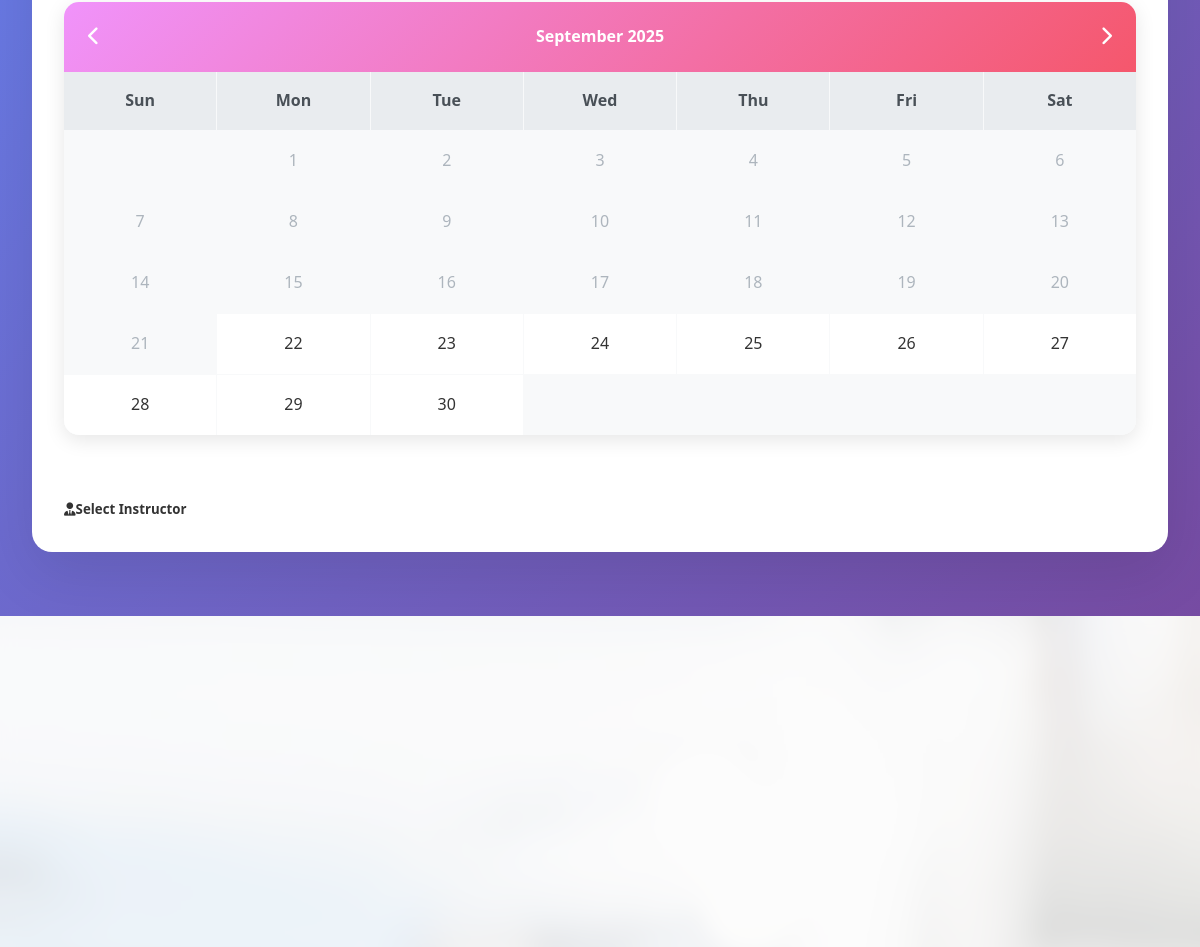
The page /student/booking/ (signed in, middle part) on the database as committed earlier.
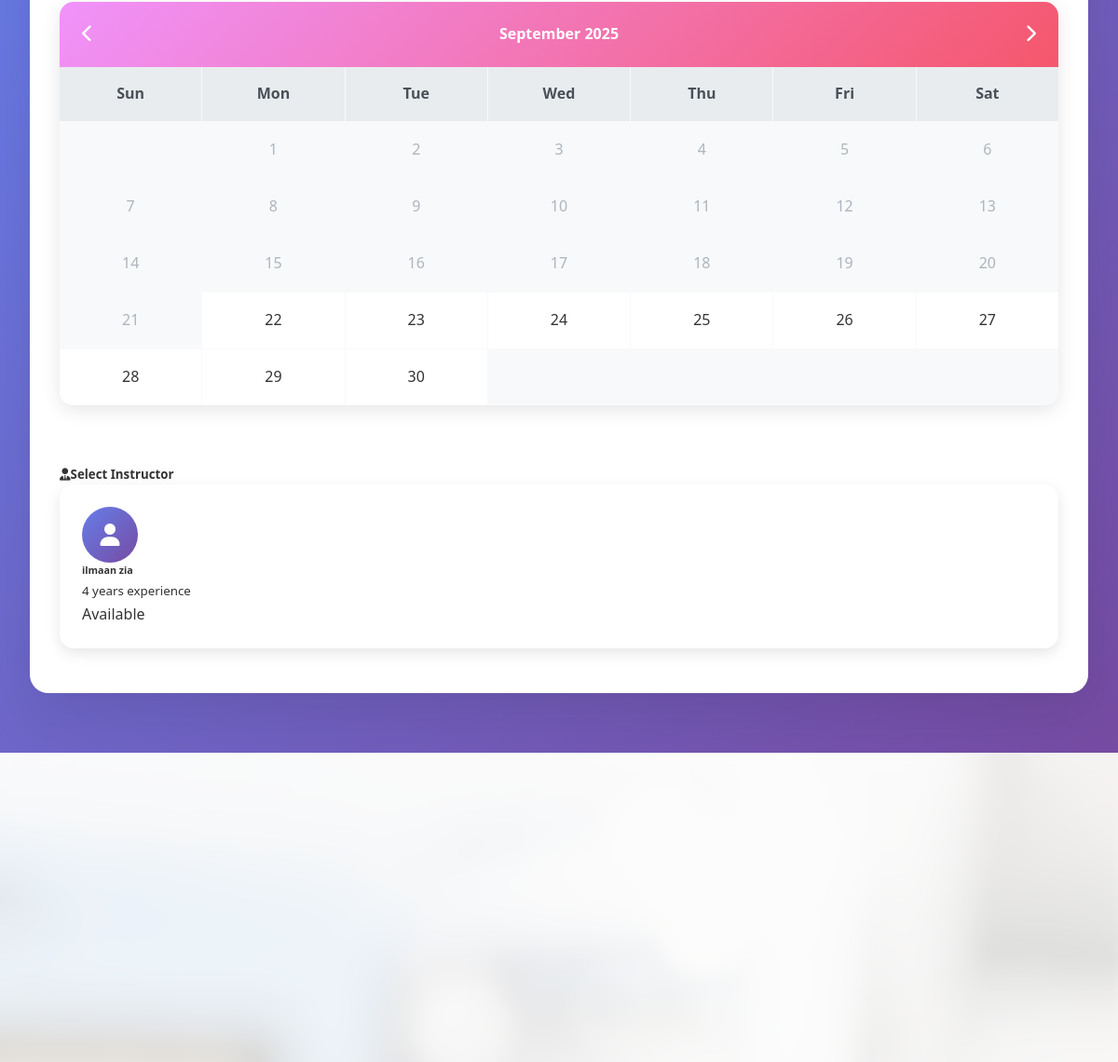
The same page on the database as committed later.
### drivingschool/models.py (models this page shows, shortened)
class Instructor(models.Model):
    user = models.OneToOneField(User, on_delete=models.CASCADE)
    phone = models.CharField(max_length=15)
    bio = models.TextField()
    experience_years = models.IntegerField(default=2)
    rating = models.FloatField(default=5.0)
    is_available = models.BooleanField(default=True)
    photo = models.ImageField(upload_to='instructors/', null=True, blank=True)
    @property
    def experience(self):
        return self.experience_years

### drivingschool/views.py (the view)
# urls.py: path('student/booking/', views.booking_page, name='booking_page'),
@login_required
@user_passes_test(is_student)
def booking_page(request):
    instructors = Instructor.objects.filter(is_available=True)
    return render(request, 'booking.html', {'instructors': instructors})

### drivingschool/views.py (called while the page is built)
def is_student(user):
    return hasattr(user, 'student')

### templates/booking.html (shortened to what this page needs)
{% extends 'base.html' %}
{% load static %}
{% block content %}
<div class="booking-container">
    <div class="container">
        <div class="row justify-content-center">
            <div class="col-lg-10">
                <div class="booking-card">
                    <div class="row">
                        <div class="col-lg-8">
                            <div class="calendar-container">
                                <div class="calendar">
                                    <div class="calendar-header">
                                        <button class="calendar-nav" id="prevMonth">
                                            <i class="fas fa-chevron-left"></i>
                                        </button>
                                        <h4 id="currentMonth">January 2024</h4>
                                        <button class="calendar-nav" id="nextMonth">
                                            <i class="fas fa-chevron-right"></i>
                                        </button>
                                    </div>
                                    <div class="calendar-grid" id="calendarGrid">
                                    </div>
                                </div>
                            </div>
                        </div>
                        <div class="col-lg-4">
                            <div class="calendar-container">
                                <h5 class="mb-3"><i class="fas fa-user-tie me-2"></i>Select Instructor</h5>
                                <div id="instructorsList">
                                    {% for instructor in instructors %}
                                    <div class="instructor-card" data-instructor-id="{{ instructor.id }}">
                                        <div class="d-flex align-items-center">
                                            <div class="instructor-avatar">
                                                <i class="fas fa-user"></i>
                                            </div>
                                            <div>
                                                <h6 class="mb-1">{{ instructor.user.get_full_name }}</h6>
                                                <small class="text-muted">{{ instructor.experience }} years experience</small>
                                                <div class="mt-1">
                                                    <span class="badge bg-success">Available</span>
                                                </div>
                                            </div>
                                        </div>
                                    </div>
                                    {% endfor %}
                                </div>
                            </div>
                        </div>
                    </div>
                </div>
            </div>
        </div>
    </div>
</div>
{% endblock %}

### templates/base.html (shortened to what this page needs)
{% load static %}
<!DOCTYPE html>
<html lang="en">
<head>
  <link rel="stylesheet" href="https://cdnjs.cloudflare.com/ajax/libs/font-awesome/6.4.0/css/all.min.css"/>
  <link rel="stylesheet" href="{% static 'css/style1.css' %}"/>
</head>
<body>
    {% block content %}{% endblock %}
    {% block about %}
    <section class="about" id="about" style="position: relative; background-image: url('{% static "images/driving1.jpg" %}'); background-size: cover; background-position: center; background-attachment: fixed;">
        <div style="content: ''; position: absolute; top: 0; left: 0; right: 0; bottom: 0; background: rgba(255, 255, 255, 0.85); backdrop-filter: blur(8px); -webkit-backdrop-filter: blur(8px); z-index: 1;"></div>
        <div class="container" style="position: relative; z-index: 2;">
            <div class="about-content">
            </div>
        </div>
    </section>
    {% endblock %}
</body>
</html>

### static/css/style1.css (style rules this page uses)
* { margin: 0; padding: 0; box-sizing: border-box; }
body { font-family: 'Segoe UI', Tahoma, Geneva, Verdana, sans-serif; line-height: 1.6; color: #333; overflow-x: hidden; }
.container { max-width: 1200px; margin: 0 auto; padding: 0 2rem; }
.about { padding: 6rem 0; background: white; }
.about-content { display: grid; grid-template-columns: 1fr 1fr; gap: 3rem; align-items: center; }

### templates/booking.html (style rules this page uses)
.booking-container { background: linear-gradient(135deg, #667eea 0%, #764ba2 100%); min-height: 100vh; padding: 2rem 0; }
.booking-card { background: white; border-radius: 20px; box-shadow: 0 20px 60px rgba(0,0,0,0.1); overflow: hidden; margin: 2rem 0; }
.calendar-container { padding: 2rem; }
.calendar { background: white; border-radius: 15px; box-shadow: 0 5px 20px rgba(0,0,0,0.1); overflow: hidden; }
.calendar-header { background: linear-gradient(135deg, #f093fb 0%, #f5576c 100%); color: white; padding: 1rem; display: flex; justify-content: space-between; align-items: center; }
.calendar-nav { background: none; border: none; color: white; font-size: 1.2rem; cursor: pointer; padding: 0.5rem; border-radius: 50%; transition: all 0.3s ease; }
.calendar-grid { display: grid; grid-template-columns: repeat(7, 1fr); gap: 1px; background: #f8f9fa; }
.instructor-card { background: white; border-radius: 15px; padding: 1.5rem; box-shadow: 0 5px 15px rgba(0,0,0,0.1); margin-bottom: 1rem; transition: all 0.3s ease; }
.instructor-avatar { width: 60px; height: 60px; border-radius: 50%; background: linear-gradient(135deg, #667eea 0%, #764ba2 100%); display: flex; align-items: center; justify-content: center; color: white; font-size: 1.5rem; margin-right: 1rem; }

Rows that differ between the two databases and show on the page:
added Instructor: user.get_full_name "ilmaan zia", experience "4"
